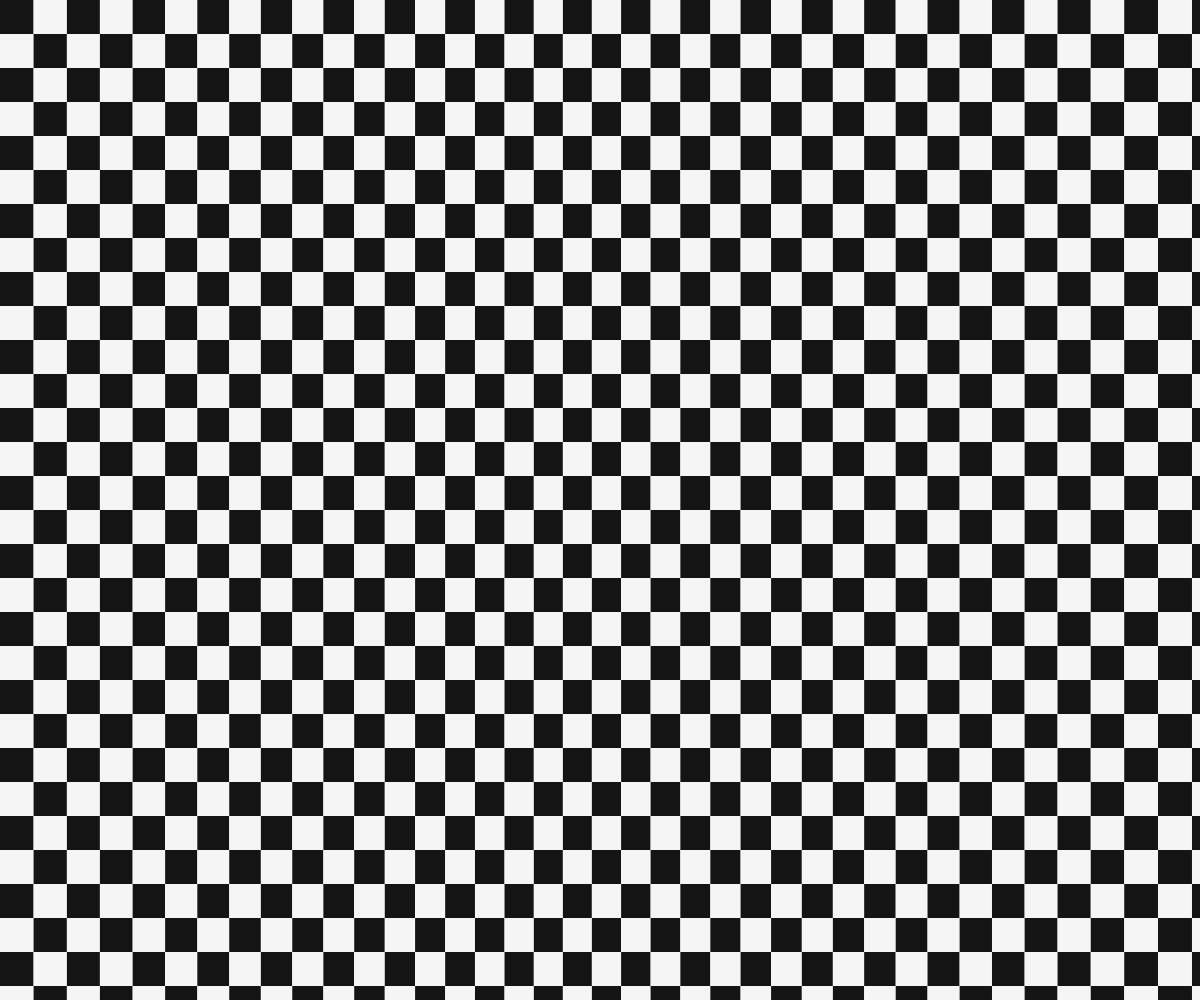
Frame 1 (no input)
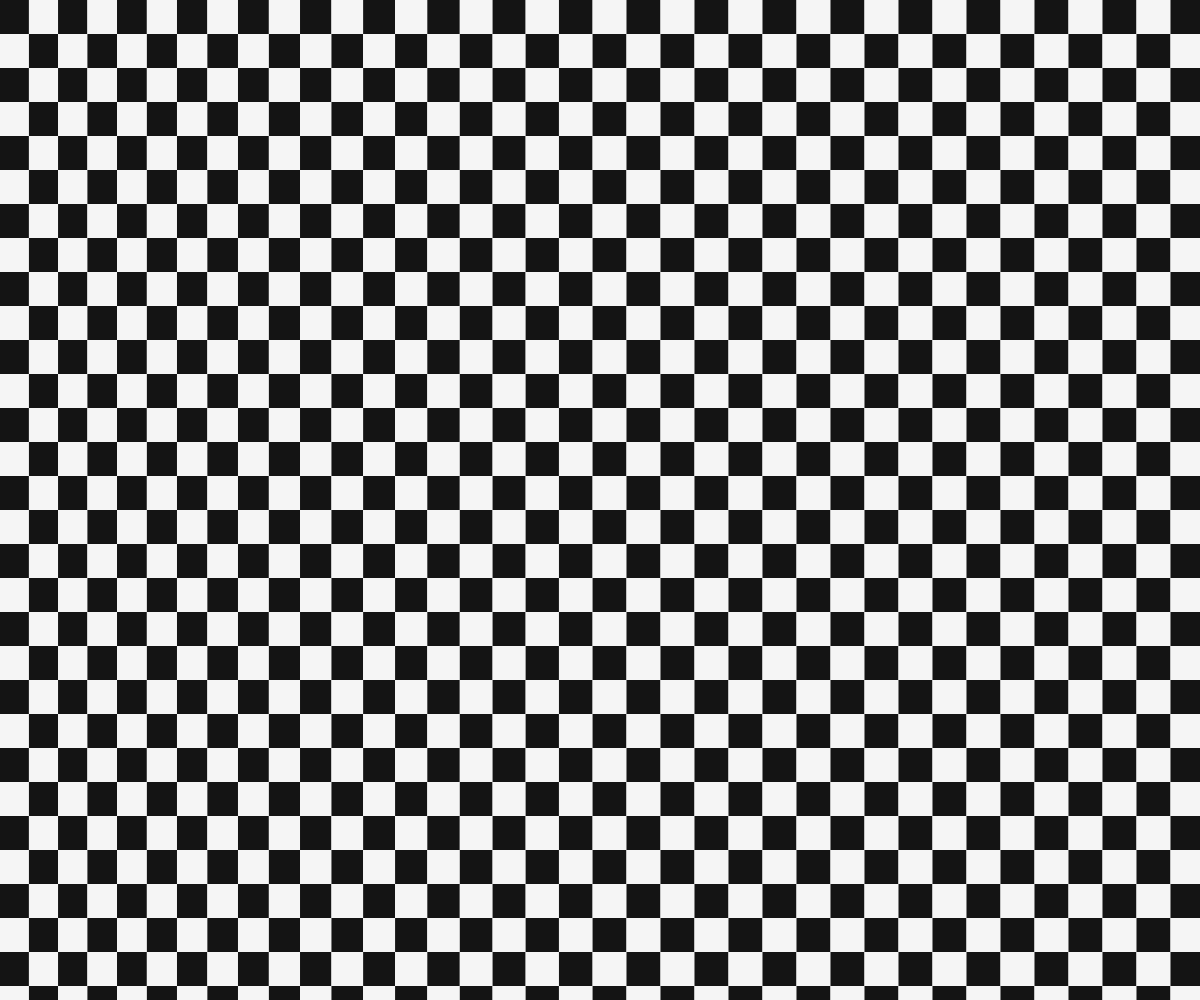
Frame 60 (no input)
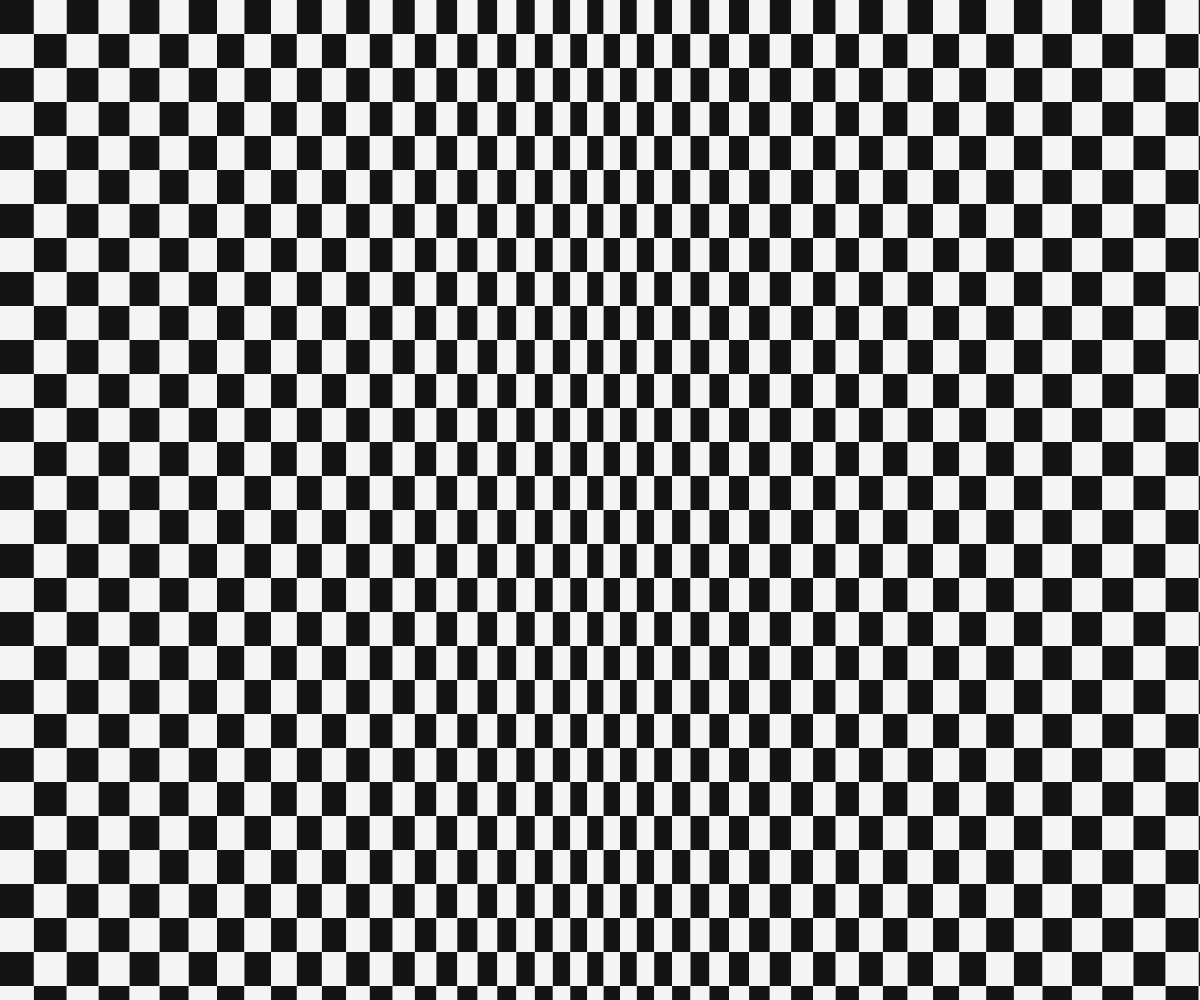
Frame 120 (the mouse pressed at the canvas centre since frame 60)

The p5.js sketch that drew these frames (run headless with seeded random() and noise() and a simulated clock; from frame 60 on, the mouse is pressed at the canvas centre):

// p5.js sketch
// ── sketch.js
// =============================================================================
//  Author: Yasmine
//  Course: Topics and Special Topics in Digital Systems — Project 4
// =============================================================================
//
//  INSPIRATION:
//  “Movement in Squares” (1961), Bridget Riley. In the original painting,
//  a grid of black and white squares maintains a constant height, but
//  their width gradually decreases toward the center of the canvas, creating
//  the optical illusion of a “fold” or a pinching of the image plane.
//  (See README.md for links to the artwork and a full explanation
//  of the connection between this sketch and the original work)
//
//  DIFFERENCE FROM THE ORIGINAL (what this sketch adds):
//  Riley’s painting is static: the pinch is in a fixed location,
//  painted once and for all. Here, the pinch is a dynamic PARAMETER:
//    - the mouse’s horizontal position (mouseX) moves the crease
//    - the mouse’s vertical position (mouseY) controls its intensity
//  We can therefore “grab” the optical illusion and move it around
//  the canvas in real time—a manipulable version of Riley’s effect.
//
// =============================================================================

let foldX;            // current position of the fold in x
let cellH = 34;        // fixed height of each row of squares

function setup() {
  createCanvas(windowWidth, windowHeight);
  foldX = width / 2;   // the fold starts from the center
  noStroke();
}

function windowResized() {
  resizeCanvas(windowWidth, windowHeight);
}

function draw() {
  background(255);

  // The fold follows the mouse
  // lerp(a, b, t) moves from a to b by a fraction of t each frame
  // With a small value of t (0.08), the crease gradually “catches up” to the mouse
  // instead of jumping abruptly to its position: this gives the optical illusion
  // a fluid, almost elastic motion

  foldX = lerp(foldX, mouseX, 0.08);

  // The intensity of the pinch depends on the mouse's vertical position :
  // at the top of the screen, a subtle effect, at the bottom, a very pronounced effect
  // map() converts mouseY (0..height) to a range of factors (0.85..0.10)

  let largeurMin = map(mouseY, 0, height, 0.85, 0.10);
  largeurMin = constrain(largeurMin, 0.10, 0.85);

  let nbRangees = ceil(height / cellH);

  for (let r = 0; r < nbRangees; r++) {
    let y = r * cellH;
    let x = 0;
    let col = 0;

    // Each row is filled from left to right with squares whose
    // width depends on the distance from the fold (foldX)

    while (x < width) {

      // Normalized distance between 0 (on the fold) and 1 (opposite the fold)
      let d = abs(x - foldX) / (width * 0.5);
      d = constrain(d, 0, 1);

      // Near the fold, the width approaches widthMin * cellH (thin square)
      // Far from the fold, the width approaches cellH (normal square, true square)
      let w = map(d, 0, 1, largeurMin * cellH, cellH);

      // Checkered pattern, as in the original table
      let pair = (r + col) % 2 === 0;
      fill(pair ? 20 : 245);
      rect(x, y, w, cellH);

      x += w;
      col++;
    }
  }
}
